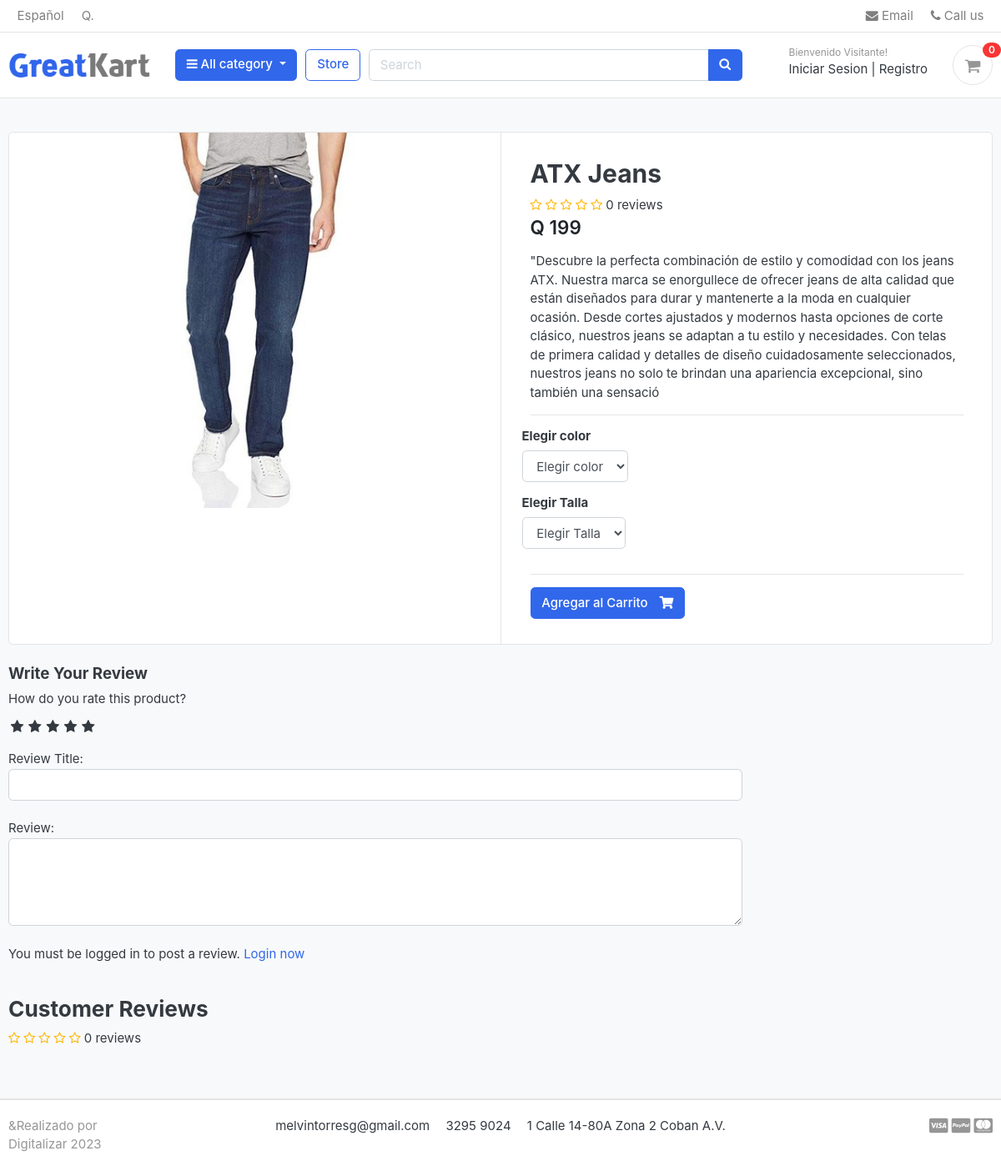
The page /store/category/jeans/atx-jeans on the database as committed earlier.
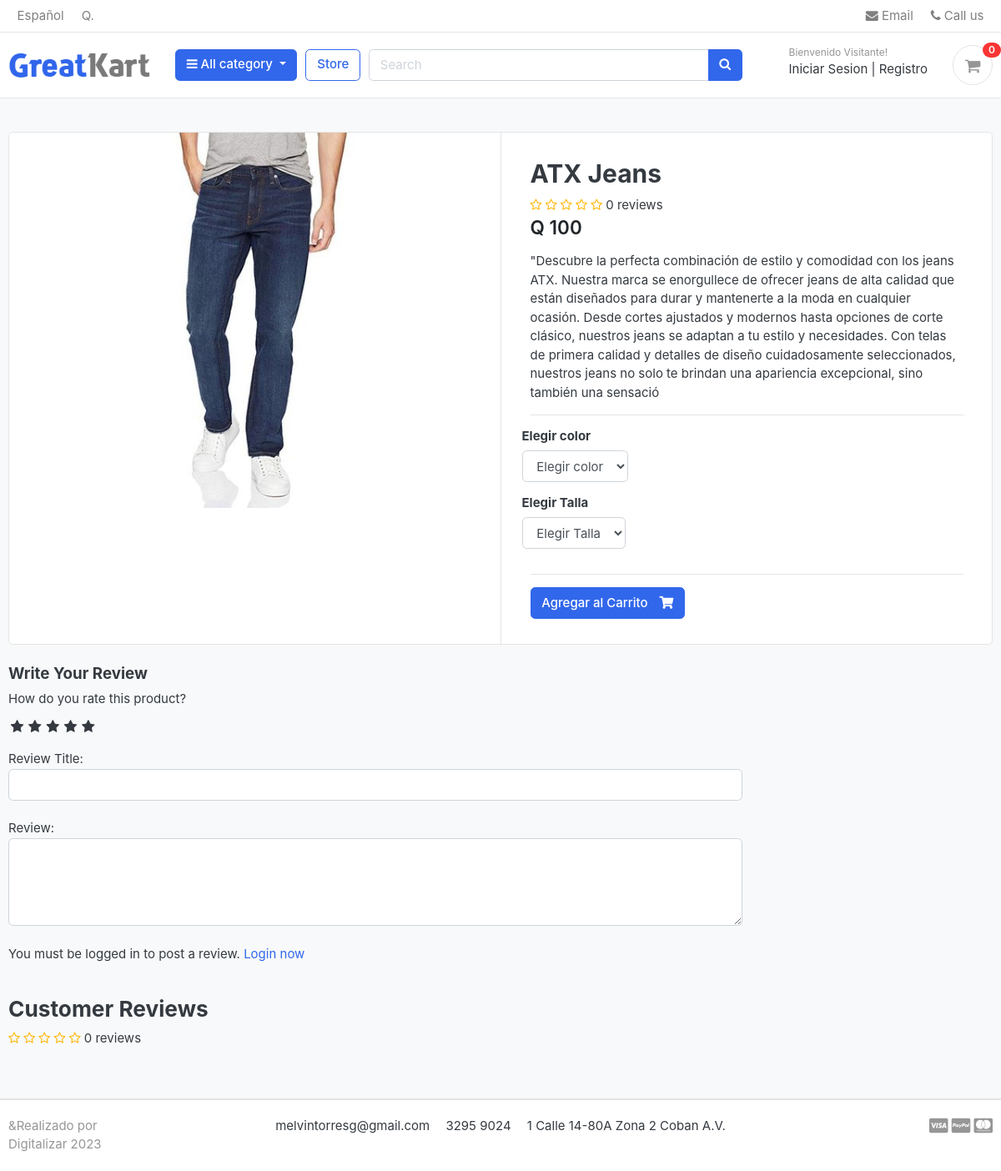
The same page on the database as committed later.
### store/models.py (models this page shows, shortened)
class Product(models.Model):
        product_name    = models.CharField(max_length=200, unique=True)
        slug            = models.SlugField(max_length=200, unique=True)
        description     = models.TextField(max_length=500, blank=True)
        price           = models.IntegerField()
        images          = models.ImageField(upload_to='photos/products')
        stock           = models.IntegerField()
        is_available    = models.BooleanField(default=True)
        category        = models.ForeignKey(Category, on_delete= models.CASCADE)
        created_date    = models.DateTimeField(auto_now_add=True)
        modified_date   = models.DateTimeField(auto_now=True)
        def averageReview(self):
                reviews = ReviewRating.objects.filter(product=self, status=True).aggregate(average=Avg('rating'))
                avg = 0
                if reviews['average'] is not None:
                    avg = float(reviews['average'])
                return avg
        def countReview(self):
                reviews = ReviewRating.objects.filter(product=self, status=True).aggregate(count=Count('id'))
                count = 0
                if reviews['count'] is not None:
                    count = int(reviews['count'])
                return count

### store/views.py (the view)
# urls.py: path('category/<slug:category_slug>/<slug:product_slug>', views.product_details, name='product_details'),
def product_details(request, category_slug, product_slug):
    try:
        single_product = Product.objects.get(category__slug=category_slug, slug = product_slug)
        in_cart = CartItem.objects.filter(cart__cart_id=_cart_id(request), product=single_product).exists()
    except Exception as e:
        raise e
    if request.user.is_authenticated:
        try:
            orderproduct = OrderProduct.objects.filter(user=request.user, product_id=single_product.id).exists()
        except OrderProduct.DoesNotExist:
            orderproduct = None
    else:
            orderproduct = None
    reviews = ReviewRating.objects.filter(product_id=single_product.id, status=True)
    context = {
        'single_product': single_product,
        'in_cart'       : in_cart,
        'orderproduct': orderproduct,
        'reviews': reviews,
    }
    return render(request, 'store/product_details.html', context)

### carts/context_processors.py (called while the page is built)
def counter(request):
    cart_count = 0
    if 'admin' in request.path:
        return {}
    else:
        try:
            cart = Cart.objects.filter(cart_id=_cart_id(request))
            if request.user.is_authenticated:
                cart_items = CartItem.objects.all().filter(user=request.user)
            else:
                cart_items = CartItem.objects.all().filter(cart=cart[:1])
            for cart_item in cart_items:
                cart_count += cart_item.quantity
        except Cart.DoesNotExist:
            cart_count = 0
    return dict(cart_count=cart_count)

### carts/views.py (called while the page is built)
def _cart_id(request):
    cart = request.session.session_key
    if not cart:
        cart = request.session.create()
    return cart

### category/context_processors.py (called while the page is built)
def menu_links(request):
        links = Category.objects.all()
        return dict(links=links)

### category/models.py (called while the page is built)
    def get_url(self):
        return reverse('products_by_category', args = [self.slug])

### store/models.py (called while the page is built)
        def colors(self):
                return super(VariationManager, self).filter(variation_category='color', is_active=True)

        def sizes(self):
                return super(VariationManager, self).filter(variation_category='size', is_active=True)

### templates/store/product_details.html (shortened to what the changed rows need)
{%extends 'base.html' %}
{% load static %}
{% block content %}
<section class="section-content padding-y bg">
        <div class="container">
        <div class="card">
                <div class="row no-gutters">
                        <aside class="col-md-6">
        <article class="gallery-wrap">
                <div class="img-big-wrap">
                   <a href="#"><img src="{{single_product.images.url}}"></a>
                </div>
        </article>
                        </aside>
                        <main class="col-md-6 border-left">
                <form action="{% url 'add_cart' single_product.id %}" method="POST">
                        <article class="content-body">
                        <h2 class="title">{{ single_product.product_name }}</h2>
                        <div class="rating-star">
                                <span>
                                        <i class="fa fa-star{% if single_product.averageReview < 0.5 %}-o{% elif single_product.averageReview >= 0.5 and single_product.averageReview < 1 %}-half-o {% endif %}" aria-hidden="true"></i>
                                        <i class="fa fa-star{% if single_product.averageReview < 1.5 %}-o{% elif single_product.averageReview >= 1.5 and single_product.averageReview < 2 %}-half-o {% endif %}" aria-hidden="true"></i>
                                        <i class="fa fa-star{% if single_product.averageReview < 2.5 %}-o{% elif single_product.averageReview >= 2.5 and single_product.averageReview < 3 %}-half-o {% endif %}" aria-hidden="true"></i>
                                        <i class="fa fa-star{% if single_product.averageReview < 3.5 %}-o{% elif single_product.averageReview >= 3.5 and single_product.averageReview < 4 %}-half-o {% endif %}" aria-hidden="true"></i>
                                        <i class="fa fa-star{% if single_product.averageReview < 4.5 %}-o{% elif single_product.averageReview >= 4.5 and single_product.averageReview < 5 %}-half-o {% endif %}" aria-hidden="true"></i>
                                        <span>{{single_product.countReview}} reviews</span>
                                </span>
                        </div>
                        <div class="mb-3">
                                <var class="price h4">Q {{single_product.price}}</var>
                        </div>
                        <p>{{single_product.description}}</p>
                        <hr>
                                <div class="row">
                                        <div class="item-option-select">
                                        </div>
                                </div>
                                <div class="row">
                                        <div class="item-option-select">
                                        </div>
                                </div>
                                <hr>
                                {% if single_product.stock <= 0 %}
                                        <h5 class="text-danger">Agotado</h5>
                                {% else %}
                                <button type="submit" class="btn  btn-primary"> <span class="text">Agregar al Carrito</span> <i class="fas fa-shopping-cart"></i>  </button>
                                {% endif %}
                                </article>
                </form>
                        </main>
                </div>
        </div>
        <br>
        <div class="row">
                                <div class="col-md-9">
                <br>
                <header class="section-heading">
                        <div class="rating-star">
                                <span>
                                        <i class="fa fa-star{% if single_product.averageReview < 0.5 %}-o{% elif single_product.averageReview >= 0.5 and single_product.averageReview < 1 %}-half-o {% endif %}" aria-hidden="true"></i>
                                        <i class="fa fa-star{% if single_product.averageReview < 1.5 %}-o{% elif single_product.averageReview >= 1.5 and single_product.averageReview < 2 %}-half-o {% endif %}" aria-hidden="true"></i>
                                        <i class="fa fa-star{% if single_product.averageReview < 2.5 %}-o{% elif single_product.averageReview >= 2.5 and single_product.averageReview < 3 %}-half-o {% endif %}" aria-hidden="true"></i>
                                        <i class="fa fa-star{% if single_product.averageReview < 3.5 %}-o{% elif single_product.averageReview >= 3.5 and single_product.averageReview < 4 %}-half-o {% endif %}" aria-hidden="true"></i>
                                        <i class="fa fa-star{% if single_product.averageReview < 4.5 %}-o{% elif single_product.averageReview >= 4.5 and single_product.averageReview < 5 %}-half-o {% endif %}" aria-hidden="true"></i>
                                        <span>{{single_product.countReview}} reviews</span>
                                </span>
                        </div>
                </header>
                </div>
        </div>
        </div>
        </section>
{% endblock %}

Rows that differ between the two databases and show on the page:
changed Product "ATX Jeans": price "199" → "100"
